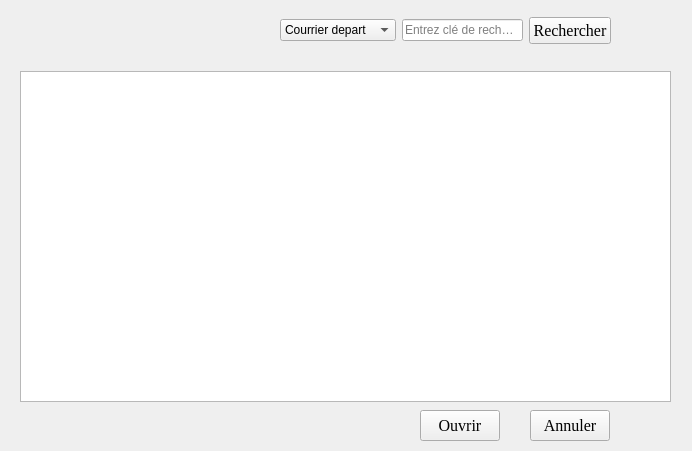
<?xml version="1.0" encoding="UTF-8"?>
<ui version="4.0">
 <class>recherche_de_courriers</class>
 <widget class="QWidget" name="recherche_de_courriers">
  <property name="geometry">
   <rect>
    <x>0</x>
    <y>0</y>
    <width>692</width>
    <height>451</height>
   </rect>
  </property>
  <property name="windowTitle">
   <string>Form</string>
  </property>
  <widget class="QPushButton" name="bntouvrir">
   <property name="geometry">
    <rect>
     <x>420</x>
     <y>410</y>
     <width>80</width>
     <height>31</height>
    </rect>
   </property>
   <property name="font">
    <font>
     <family>Times New Roman</family>
     <pointsize>12</pointsize>
    </font>
   </property>
   <property name="text">
    <string>Ouvrir</string>
   </property>
  </widget>
  <widget class="QPushButton" name="bntanrech">
   <property name="geometry">
    <rect>
     <x>530</x>
     <y>410</y>
     <width>80</width>
     <height>31</height>
    </rect>
   </property>
   <property name="font">
    <font>
     <family>Times New Roman</family>
     <pointsize>12</pointsize>
    </font>
   </property>
   <property name="text">
    <string>Annuler</string>
   </property>
  </widget>
  <widget class="QWidget" name="horizontalLayoutWidget">
   <property name="geometry">
    <rect>
     <x>280</x>
     <y>10</y>
     <width>331</width>
     <height>41</height>
    </rect>
   </property>
   <layout class="QHBoxLayout" name="horizontalLayout">
    <item>
     <widget class="QComboBox" name="combotprcourrier">
      <item>
       <property name="text">
        <string>Courrier depart</string>
       </property>
      </item>
      <item>
       <property name="text">
        <string>Courrier arrivée</string>
       </property>
      </item>
      <item>
       <property name="text">
        <string>Circulaire</string>
       </property>
      </item>
      <item>
       <property name="text">
        <string>Note de service</string>
       </property>
      </item>
     </widget>
    </item>
    <item>
     <widget class="QLineEdit" name="lineEditrechcour">
      <property name="placeholderText">
       <string>Entrez clé de recherche</string>
      </property>
     </widget>
    </item>
    <item>
     <widget class="QPushButton" name="pushButton_2">
      <property name="font">
       <font>
        <family>Times New Roman</family>
        <pointsize>12</pointsize>
       </font>
      </property>
      <property name="text">
       <string>Rechercher</string>
      </property>
     </widget>
    </item>
   </layout>
  </widget>
  <widget class="QTreeView" name="treeViewrecherrchecourrier">
   <property name="geometry">
    <rect>
     <x>20</x>
     <y>71</y>
     <width>651</width>
     <height>331</height>
    </rect>
   </property>
  </widget>
 </widget>
 <resources/>
 <connections/>
</ui>
